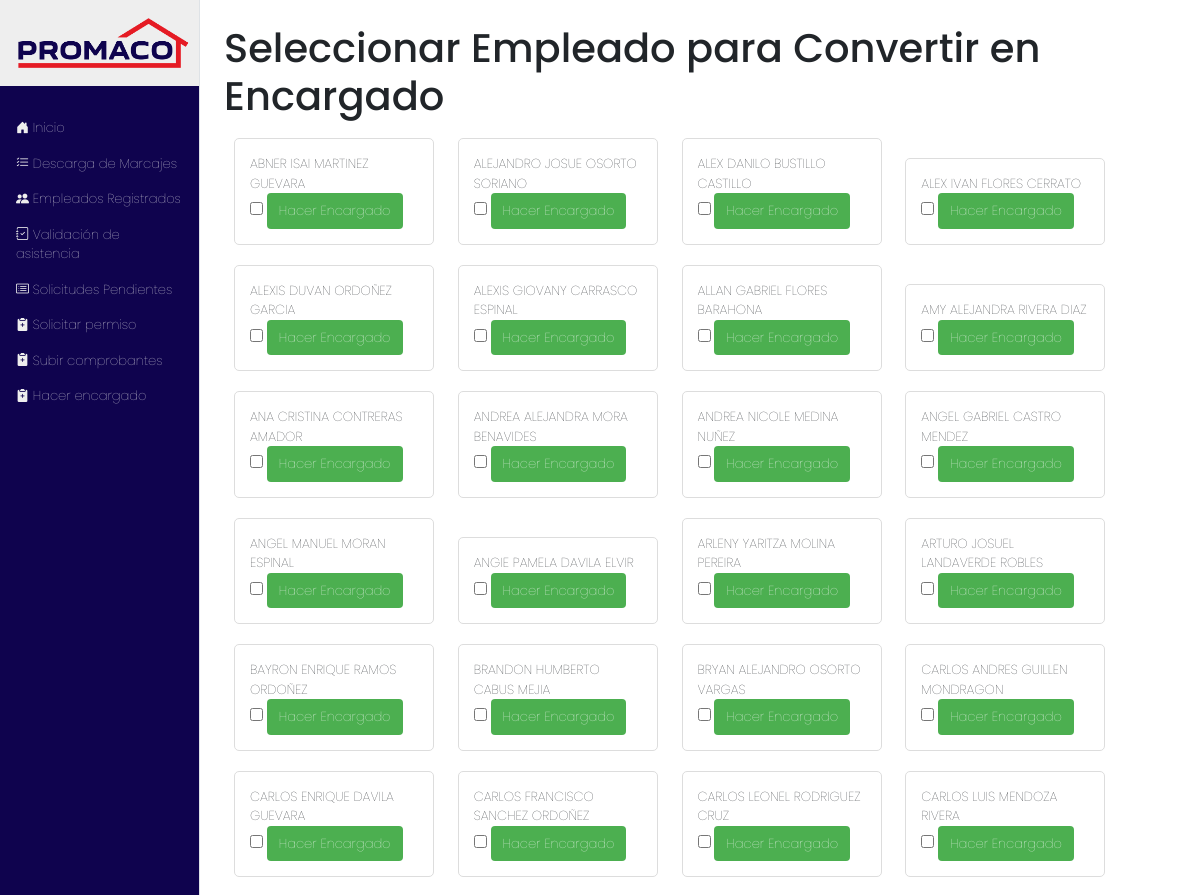
The app's page /marcaje/convertir_a_encargado/ (upper part), older data.
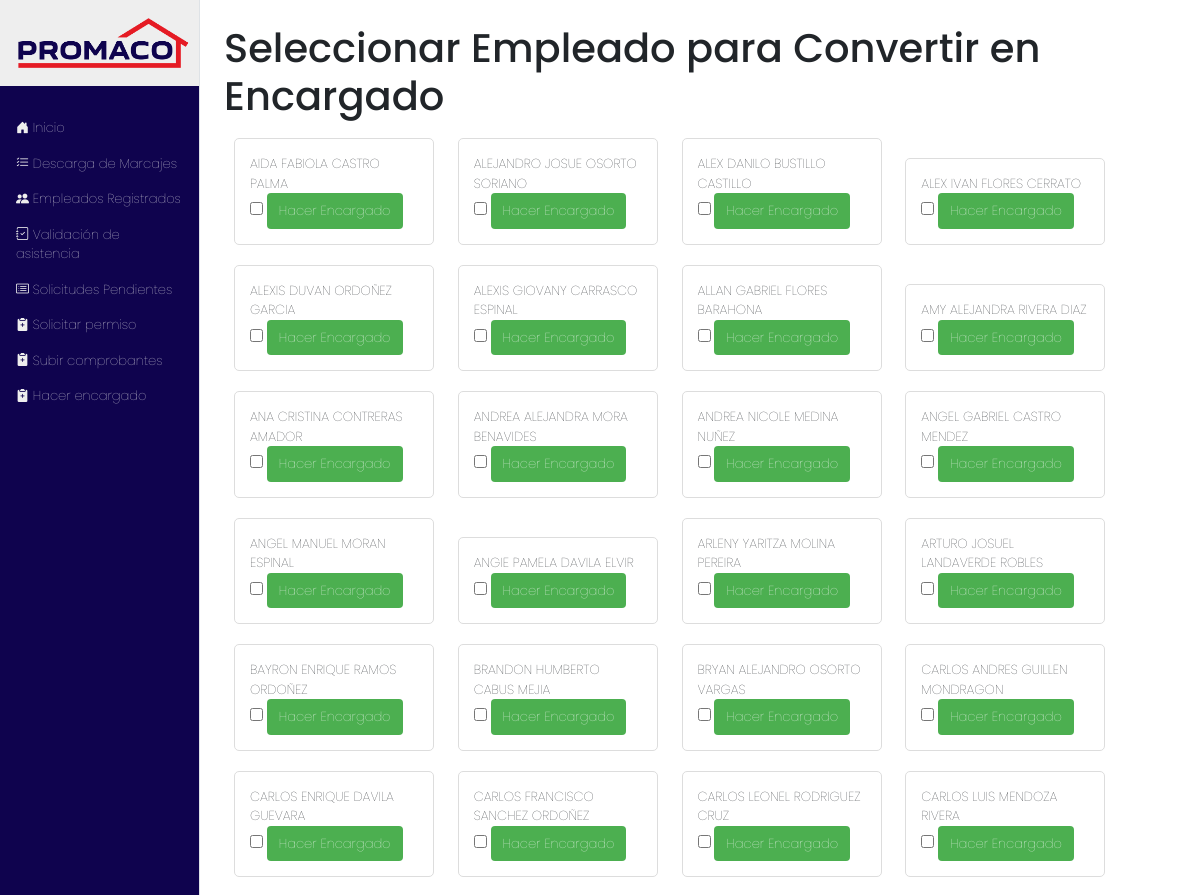
The same page, newer data.
### marcaje/models.py (models this page shows, shortened)
class Empleado(models.Model):
    id_externo = models.IntegerField(unique=True)
    codigo = models.CharField(max_length=20)
    nombre = models.CharField(max_length=100)
    departamento = models.CharField(max_length=100)
    sucursal = models.ForeignKey(Sucursal, on_delete=models.PROTECT)
    es_encargado = models.BooleanField(default=False)
    class Meta:
        verbose_name = "Empleado"
        verbose_name_plural = "Empleados"
        ordering = ['nombre']

### marcaje/views.py (the view)
# urls.py: path('convertir_a_encargado/', views.convertir_a_encargado, name='convertir_a_encargado'),
def convertir_a_encargado(request):
    if request.method == 'POST':
        empleado_id = request.POST.get('empleado_id')
        empleado = get_object_or_404(Empleado, id=empleado_id)
        empleado.es_encargado = True
        empleado.save()
        return redirect('crear_permiso')
    empleados = Empleado.objects.filter(es_encargado=False)
    return render(request, 'lista.html', {'empleados': empleados})

### marcaje/templates/lista.html (shortened to what this page needs)
{% extends 'base.html' %}
{% block content %}
    <h1>Seleccionar Empleado para Convertir en Encargado</h1>
    <div class="empleados-list">
        {% for empleado in empleados %}
            <div class="empleado-card">
                <h7>{{ empleado.nombre }}</h3>
                <form method="post" action="{% url 'convertir_a_encargado' %}">
                    <input type="checkbox" name="empleado_id" value="{{empleado.id}}">
                    <button type="submit">Hacer Encargado</button>
                </form>
            </div>
        {% empty %}
            <p>No hay empleados disponibles para convertir.</p>
        {% endfor %}
    </div>
{%endblock%}

Row changes from the older to the newer data that the page shows:
no longer on this page (row edited): Empleado: nombre "ABNER ISAI MARTINEZ GUEVARA"
now on this page (row edited): Empleado: nombre "AIDA FABIOLA CASTRO PALMA"
